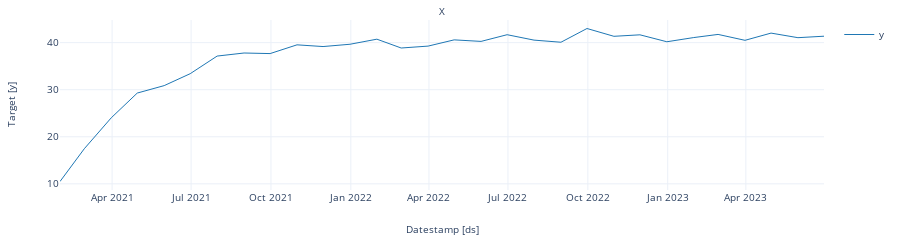

This figure's notebook cell:
### Markdown cell above
Built in Plotting helpers, with default plotly backend:

### Code cell
StatsForecast.plot(df2)

### Figure 1 — Plotly figure (JSON) as saved in the notebook; plotly's stock layout.template omitted (floating-point values rounded to 4 significant figures)
{"data": [{"legendgroup": "y", "line": {"color": "#1f77b4", "width": 1}, "mode": "lines", "name": "y", "showlegend": true, "type": "scatter", "x": ["2021-01-31T00:00:00", "2021-02-28T00:00:00", "2021-03-31T00:00:00", "2021-04-30T00:00:00", "2021-05-31T00:00:00", "2021-06-30T00:00:00", "2021-07-31T00:00:00", "2021-08-31T00:00:00", "2021-09-30T00:00:00", "2021-10-31T00:00:00", "2021-11-30T00:00:00", "2021-12-31T00:00:00", "2022-01-31T00:00:00", "2022-02-28T00:00:00", "2022-03-31T00:00:00", "2022-04-30T00:00:00", "2022-05-31T00:00:00", "2022-06-30T00:00:00", "2022-07-31T00:00:00", "2022-08-31T00:00:00", "2022-09-30T00:00:00", "2022-10-31T00:00:00", "2022-11-30T00:00:00", "2022-12-31T00:00:00", "2023-01-31T00:00:00", "2023-02-28T00:00:00", "2023-03-31T00:00:00", "2023-04-30T00:00:00", "2023-05-31T00:00:00", "2023-06-30T00:00:00"], "xaxis": "x", "y": [10.5, 17.46, 24.02, 29.29, 30.87, 33.4, 37.14, 37.8, 37.67, 39.53, 39.17, 39.65, 40.73, 38.86, 39.26, 40.59, 40.26, 41.68, 40.53, 40.08, 43.0, 41.34, 41.66, 40.18, 41.08, 41.74, 40.49, 42.02, 41.05, 41.36], "yaxis": "y"}], "layout": {"annotations": [{"font": {"size": 10}, "showarrow": false, "text": "X", "x": 0.5, "xanchor": "center", "xref": "paper", "y": 1, "yanchor": "bottom", "yref": "paper"}, {"font": {"size": 10}, "showarrow": false, "text": "Datestamp [ds]", "x": 0.5, "xanchor": "center", "xref": "paper", "y": 0, "yanchor": "top", "yref": "paper", "yshift": -30}, {"font": {"size": 10}, "showarrow": false, "text": "Target [y]", "textangle": -90, "x": 0, "xanchor": "right", "xref": "paper", "xshift": -40, "y": 0.5, "yanchor": "middle", "yref": "paper"}], "autosize": true, "font": {"size": 10}, "height": 150, "margin": {"b": 50, "l": 60, "r": 10, "t": 20}, "xaxis": {"anchor": "y", "domain": [0, 1], "showticklabels": true, "visible": true}, "yaxis": {"anchor": "x", "domain": [0, 1]}}}
